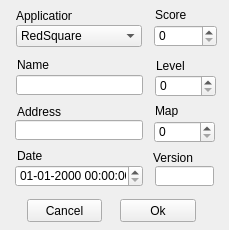
<?xml version="1.0" encoding="UTF-8"?>
<ui version="4.0">
 <class>Add</class>
 <widget class="QWidget" name="Add">
  <property name="geometry">
   <rect>
    <x>0</x>
    <y>0</y>
    <width>229</width>
    <height>230</height>
   </rect>
  </property>
  <property name="windowTitle">
   <string>Form</string>
  </property>
  <widget class="QLineEdit" name="addressEdit">
   <property name="geometry">
    <rect>
     <x>15</x>
     <y>120</y>
     <width>128</width>
     <height>20</height>
    </rect>
   </property>
   <property name="maxLength">
    <number>15</number>
   </property>
  </widget>
  <widget class="QLabel" name="label_2">
   <property name="geometry">
    <rect>
     <x>17</x>
     <y>58</y>
     <width>46</width>
     <height>13</height>
    </rect>
   </property>
   <property name="text">
    <string>Name</string>
   </property>
  </widget>
  <widget class="QLabel" name="label_4">
   <property name="geometry">
    <rect>
     <x>155</x>
     <y>8</y>
     <width>46</width>
     <height>13</height>
    </rect>
   </property>
   <property name="text">
    <string>Score</string>
   </property>
  </widget>
  <widget class="QLabel" name="label_6">
   <property name="geometry">
    <rect>
     <x>155</x>
     <y>104</y>
     <width>46</width>
     <height>13</height>
    </rect>
   </property>
   <property name="text">
    <string>Map</string>
   </property>
  </widget>
  <widget class="QSpinBox" name="scoreSpinBox">
   <property name="geometry">
    <rect>
     <x>154</x>
     <y>25</y>
     <width>63</width>
     <height>22</height>
    </rect>
   </property>
   <property name="maximum">
    <number>100000000</number>
   </property>
  </widget>
  <widget class="QPushButton" name="cancelPushButton">
   <property name="geometry">
    <rect>
     <x>27</x>
     <y>199</y>
     <width>75</width>
     <height>23</height>
    </rect>
   </property>
   <property name="text">
    <string>Cancel</string>
   </property>
  </widget>
  <widget class="QPushButton" name="okPushButton">
   <property name="geometry">
    <rect>
     <x>120</x>
     <y>199</y>
     <width>76</width>
     <height>23</height>
    </rect>
   </property>
   <property name="text">
    <string>Ok</string>
   </property>
  </widget>
  <widget class="QLabel" name="label">
   <property name="geometry">
    <rect>
     <x>16</x>
     <y>8</y>
     <width>56</width>
     <height>16</height>
    </rect>
   </property>
   <property name="text">
    <string>Application</string>
   </property>
  </widget>
  <widget class="QSpinBox" name="mapSpinBox">
   <property name="geometry">
    <rect>
     <x>154</x>
     <y>121</y>
     <width>61</width>
     <height>22</height>
    </rect>
   </property>
  </widget>
  <widget class="QSpinBox" name="levelSpinBox">
   <property name="geometry">
    <rect>
     <x>155</x>
     <y>75</y>
     <width>61</width>
     <height>22</height>
    </rect>
   </property>
  </widget>
  <widget class="QLabel" name="label_5">
   <property name="geometry">
    <rect>
     <x>156</x>
     <y>59</y>
     <width>46</width>
     <height>13</height>
    </rect>
   </property>
   <property name="text">
    <string>Level</string>
   </property>
  </widget>
  <widget class="QLineEdit" name="nameEdit">
   <property name="geometry">
    <rect>
     <x>16</x>
     <y>75</y>
     <width>127</width>
     <height>20</height>
    </rect>
   </property>
   <property name="maxLength">
    <number>6</number>
   </property>
  </widget>
  <widget class="QComboBox" name="applicationComboBox">
   <property name="geometry">
    <rect>
     <x>16</x>
     <y>25</y>
     <width>126</width>
     <height>22</height>
    </rect>
   </property>
   <item>
    <property name="text">
     <string>RedSquare</string>
    </property>
   </item>
   <item>
    <property name="text">
     <string>SpaceBubble</string>
    </property>
   </item>
   <item>
    <property name="text">
     <string>TowerDefense</string>
    </property>
   </item>
  </widget>
  <widget class="QLabel" name="label_3">
   <property name="geometry">
    <rect>
     <x>17</x>
     <y>104</y>
     <width>64</width>
     <height>16</height>
    </rect>
   </property>
   <property name="text">
    <string>Address</string>
   </property>
  </widget>
  <widget class="QLabel" name="label_7">
   <property name="geometry">
    <rect>
     <x>153</x>
     <y>150</y>
     <width>64</width>
     <height>16</height>
    </rect>
   </property>
   <property name="text">
    <string>Version</string>
   </property>
  </widget>
  <widget class="QLineEdit" name="versionEdit">
   <property name="geometry">
    <rect>
     <x>155</x>
     <y>166</y>
     <width>59</width>
     <height>20</height>
    </rect>
   </property>
   <property name="maxLength">
    <number>4</number>
   </property>
  </widget>
  <widget class="QLabel" name="label_8">
   <property name="geometry">
    <rect>
     <x>17</x>
     <y>148</y>
     <width>64</width>
     <height>16</height>
    </rect>
   </property>
   <property name="text">
    <string>Date</string>
   </property>
  </widget>
  <widget class="QDateTimeEdit" name="dateTimeEdit">
   <property name="geometry">
    <rect>
     <x>15</x>
     <y>165</y>
     <width>128</width>
     <height>22</height>
    </rect>
   </property>
   <property name="displayFormat">
    <string>dd-MM-yyyy HH:mm:ss</string>
   </property>
  </widget>
 </widget>
 <tabstops>
  <tabstop>applicationComboBox</tabstop>
  <tabstop>scoreSpinBox</tabstop>
  <tabstop>nameEdit</tabstop>
  <tabstop>levelSpinBox</tabstop>
  <tabstop>addressEdit</tabstop>
  <tabstop>mapSpinBox</tabstop>
  <tabstop>dateTimeEdit</tabstop>
  <tabstop>versionEdit</tabstop>
  <tabstop>okPushButton</tabstop>
  <tabstop>cancelPushButton</tabstop>
 </tabstops>
 <resources/>
 <connections/>
</ui>
